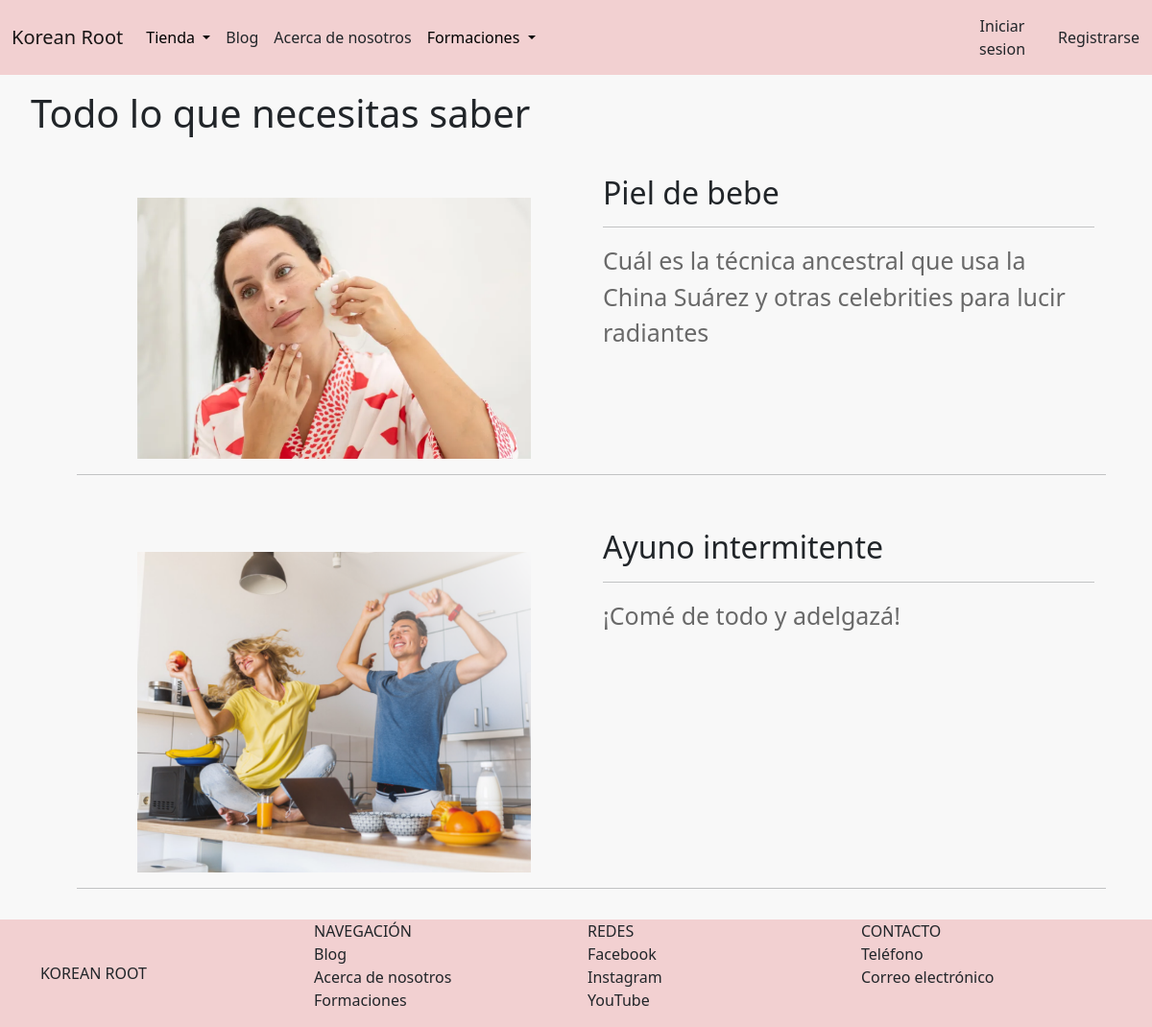
Screenshot of /blog/listablog/ with the database file from the repository.
### AppBlog/models.py (models this page shows, shortened)
class Post(models.Model):
    titulo = models.CharField(max_length=70)
    subtitulo = models.CharField(max_length=140)
    cuerpo = RichTextField(blank = True, null = True)
    fecha_creacion = models.DateTimeField()
    autor = models.CharField(max_length=50)
    img_portada = models.ImageField(upload_to='portadas_blog', null=True, blank=True)
    img_miniatura = models.ImageField(upload_to='miniaturas_blog', null=True, blank=True)
    fuente = models.CharField(max_length=20, null= True, blank= True)
    link_noticia = models.CharField(max_length=255, null= True, blank= True)

### AppBlog/views.py (the view)
# urls.py: path('listablog/', publicaciones, name='lista_publicaciones'),
def publicaciones(request):
    lista_publicaciones = Post.objects.all().order_by('-id')
    if lista_publicaciones.count() > 0:
        return render(request, 'AppBlog/listaPublicaciones.html', {'publicaciones': lista_publicaciones})
    else:
        messages.error(request, 'Aún no hay publicaciones en el blog.')
        return render(request, 'AppBlog/listaPublicaciones.html')

### AppBlog/templates/AppBlog/listaPublicaciones.html (shortened to what this page needs)
{% extends 'AppTienda/padre.html' %}
{% load static %}
{% block contenidoQueCambia %}
    <div style="border-bottom: 2%; border-top: 2%;">
        <ul>
            {% if publicaciones %}
                <h1 style="margin-top: 1rem; margin-bottom: 1rem;">Todo lo que necesitas saber</h1>
                {% for publicacion in publicaciones %}
                    <div class="row" style="margin-bottom: 1rem; margin-left: 3rem; margin-right: 3rem;">
                        <div class="col-6">
                            <div
                            style=
                            "margin-top: 3rem;
                            display: block;
                            align-items: center;
                            width: auto;"
                            >
                            {% if publicacion.img_miniatura %}
                                <img
                                src="{{ publicacion.img_miniatura.url }}"
                                alt=""
                                style=
                                "display: block;
                                margin-left: auto;
                                margin-right: auto;
                                max-width: 80%;
                                max-height: 25rem;"
                                >
                            {% endif %}
                            </div>
                        </div>
                        <div class="col-6" style="margin-top: 1.5rem;">
                            <a href="{% url 'blog:publicacion_detalle' id=publicacion.id %}" style="text-decoration: none; color:inherit;"><h2>{{publicacion.titulo}}</h2></a>
                            <hr>
                        <p style="font-size: 25px; color: rgb(105, 105, 105);">{{publicacion.subtitulo}}</p>
                        </div>
                        <hr style="margin-top: 1rem;">
                    </div>
                {% endfor %}
            {% endif %}
        </ul>
    </div>
{% endblock %}

### AppTienda/templates/AppTienda/padre.html (style rules this page uses)
.body { background-color:rgb(248, 248, 248); display: flex; flex-direction: column; min-height: 100vh; }

### rows the page displays
Post: img_miniatura (picture), titulo "Piel de bebe", subtitulo "Cuál es la técnica ancestral que usa la China Suárez y otras celebrities para lucir radiantes"
Post: img_miniatura (picture), titulo "Ayuno intermitente", subtitulo "¡Comé de todo y adelgazá!"
